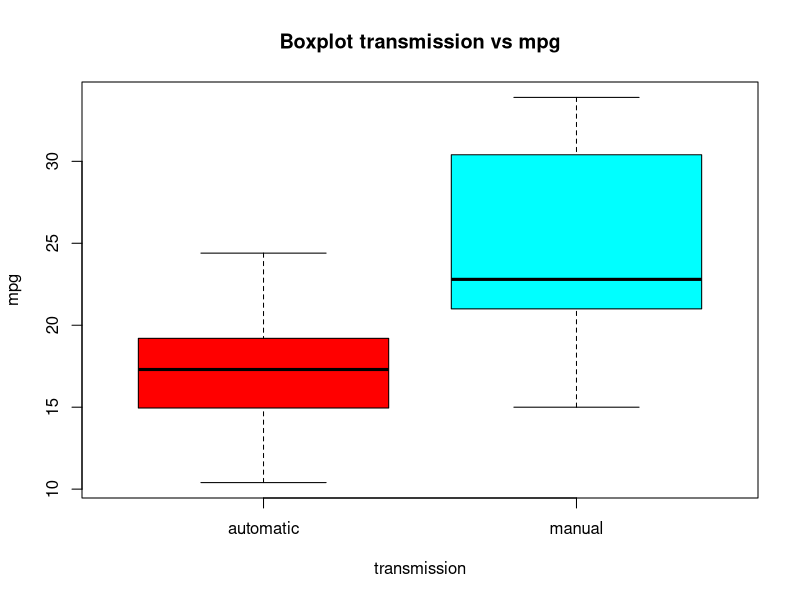
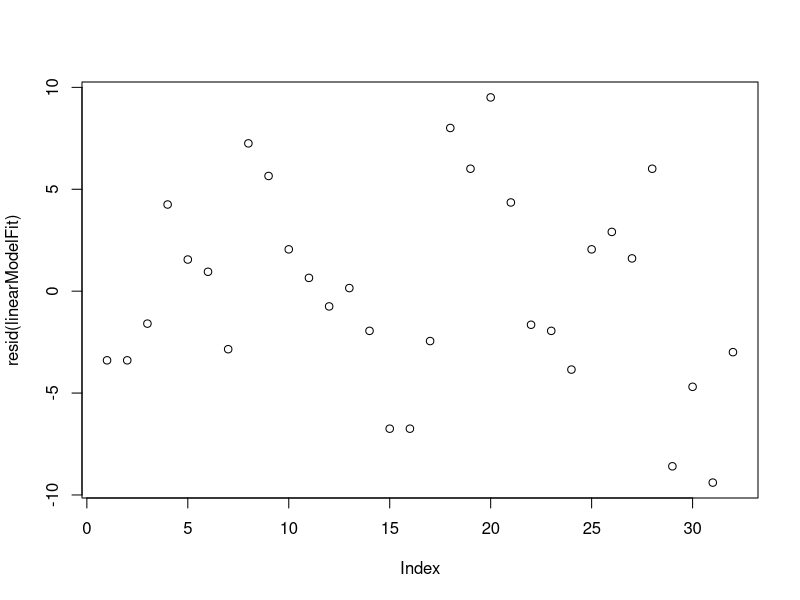

Source code (R) for these figures, in order:
## ---- chunk 1
library(datasets)
carData <- mtcars
str(carData)
table(carData$am)
summary(carData$mpg)
## ---- chunk 2
carData$am <- as.factor(carData$am)
str(carData$am)
## ---- chunk 3
summary(carData$mpg[carData$am==0]) # am == 0 means automatic
summary(carData$mpg[carData$am==1]) # am == 1 means manual
## ---- chunk 4
t.test(carData$mpg[carData$am==0], carData$mpg[carData$am==1])
## ---- chunk 5
linearModelFit <- lm(mpg ~ am, data=carData)
summary(linearModelFit)
## ---- chunk 6
boxplot(mpg ~ am, data=carData, main = "Boxplot transmission vs mpg", names = c("automatic", "manual"), ylab="mpg", xlab = "transmission", col=rainbow(2))
## ---- chunk 7
plot(resid(linearModelFit))
